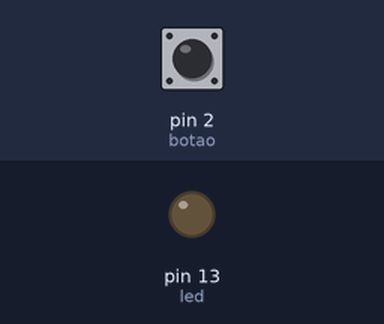
Recording of a sketch running on a simulated Arduino Uno, built with avr-gcc and run on an emulated ATmega328P. Parts: output pins drawn as LEDs (lit = HIGH). The test bench sets the inputs (shaded band); at power-on: pin 2 (botao) LOW.

Above: at 1.2 s.
1.3 s: pin 2 (botao) pulled HIGH for 0.15 s
At 1.37 s:
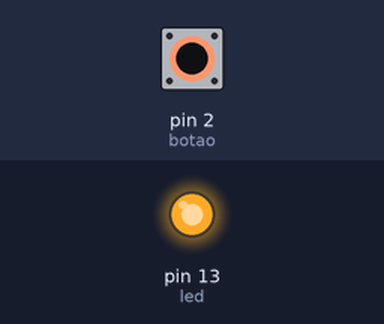
2.9 s: pin 2 (botao) pulled HIGH for 3.2 s
At 7.5 s:
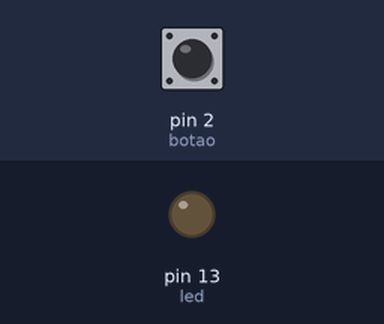
Timing chart, 0 to 9.0 s (numbered marks = the images above; inputs shaded):
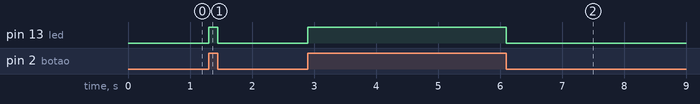

Measured:
- after the input at 1.3 s, pin 13 (led): LOW → HIGH at once, → LOW 0.15 s later
- after the input at 2.9 s, pin 13 (led): LOW → HIGH at once, → LOW 3.2 s later

The sketch:

exec_02_button_led.ino
```cpp
int led = 13;
int botao = 2;

void setup() {
  pinMode(botao, INPUT);  //O pino botão irá receber
  pinMode(led, OUTPUT);   //O pino led irá enviar
}

void loop() {
  int estadoBotao;
  estadoBotao = digitalRead(botao);  // A função digitalRead le o estado dos pinos, nesse caso está lendo do pino da variavel botao

  if (estadoBotao == HIGH) {
    digitalWrite(led, HIGH);
  } else {
    digitalWrite(led, LOW);
  }
}
```
